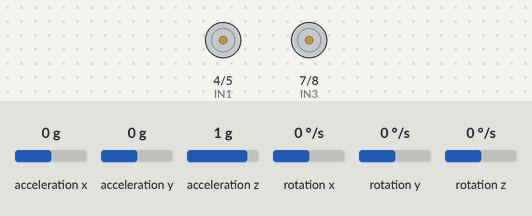
The sketch below on a simulated Arduino Uno, built with avr-gcc and run on an emulated ATmega328P. Parts: motor-driver pin pairs drawn as motors (green arrow = first pin HIGH = forward, orange = second pin HIGH = backward, longer = more drive, scaled by the enable pin). The test bench sets the inputs (shaded band); at power-on: acceleration x 0 g, acceleration z 1 g, acceleration y 0 g, rotation x 0 °/s, rotation y 0 °/s, rotation z 0 °/s. What the sketch prints to the serial monitor is not drawn.

Above: at 1.2 s.
1.3 s: acceleration x set to -1.4 g
At 1.46 s:
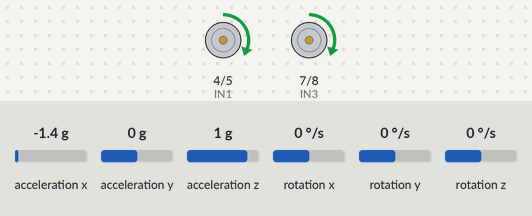
4.3 s: acceleration x set to 1.4 g
At 7.13 s:
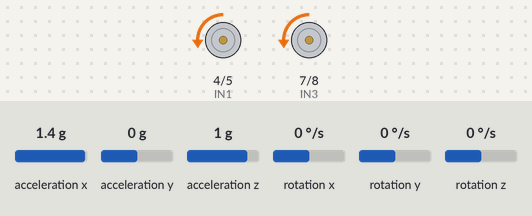
7.3 s: acceleration x set to 0 g
8.8 s: acceleration z set to 0.1 g
11.8 s: acceleration z set to -0.2 g
At 12.7 s:
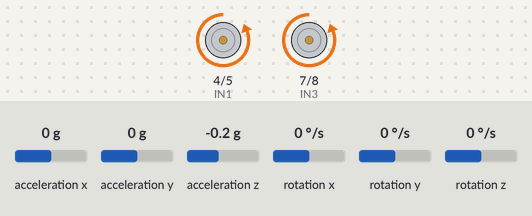
13.7 s: acceleration x set to -0.8 g
At 14.82 s:
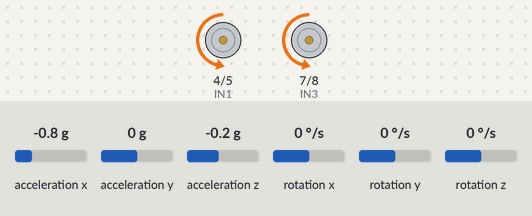
Timing chart, 0 to 17.7 s (numbered marks = the images above; inputs shaded):
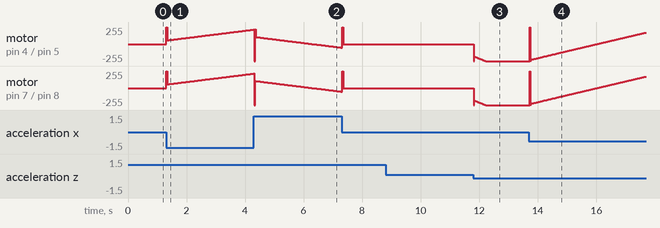

Measured:
- the behaviour switches between 0 and -0.1 g on acceleration z (found by bisection; images 2 and 3)
- after the input at 8.8 s, every drawn part: stays the same

The sketch:

Balancing-with-PID.ino
```cpp
#include "Wire.h"
#include "I2Cdev.h"
#include "MPU6050.h"

MPU6050 mpu;

//Change the control pin values as per your connections with the L293D Motor Driver
const int EN1 = 3;  // Motor 1 speed control
const int IN1 = 4;  // Motor 1 direction
const int IN2 = 5;  /* Motor 1 direction (Requires 2 directional pins because L293D
                    uses an H-Bridge configuration to control the flow of current)*/
const int EN2 = 6;  // Motor 2 speed control
const int IN3 = 7;  // Motor 2 direction
const int IN4 = 8;  // Motor 2 direction

const float angle_t = 0; //Target angle for steady-state
const float KP = 1.0;
const float KI = 1.0;
const float KD = 1.0;

float prev_error = 0;
float integral = 0;
unsigned long prev_time = 0;

void setup() {
  Serial.begin(9600);
  Wire.begin();

  //Initiallize object
  mpu.initialize();
  //Verify connection
  if (mpu.testConnection()) {
        Serial.println("MPU6050 connected successfully!");
    } else {
        Serial.println("MPU6050 connection failed.");
        while (1); // Stop if connection fails
    }

    // Initialize motor control pins
    pinMode(EN1, OUTPUT);
    pinMode(IN1, OUTPUT);
    pinMode(IN2, OUTPUT);
    pinMode(EN2, OUTPUT);
    pinMode(IN3, OUTPUT);
    pinMode(IN4, OUTPUT);

    Steady(); //Stop the motors initially

}

void loop() {

  float angle = getAngle();
  float error = angle_t - angle;

  unsigned long current_time = millis(); //Milliseconds
  float dt = (current_time - prev_time)/1000.0; //Seconds

  //PID block
  integral += error*dt;
  float derivative = (error-prev_error)/dt;
  float pid = KP*error + KI*integral + KD*derivative;


  int motorSpeed = constrain(abs(pid), 0, 255); //Constraining to reasonable motor speed

  //Conditional motion of the droid
  if (pid>0){
    Backward(motorSpeed);
    }
    else if (pid<0){
      Forward(motorSpeed);
    }
    else {
      Steady();
    }

  //Updating variable
    prev_error = error;
    prev_time = current_time;

    delay(20);

}

float getAngle(){
     // Read accelerometer and gyroscope data
    int16_t ax, ay, az, gx, gy, gz;
    mpu.getMotion6(&ax, &ay, &az, &gx, &gy, &gz);

    // Calculate pitch angle (simplified)
    float angle = atan2f(ax, az) * 180 / PI;
    return angle;
}

void Backward(int speed) //Function to rotate the wheel forward
{
    motorState(HIGH, LOW, HIGH, LOW, speed);
    Serial.print("Moving backward..."); //Debugging statement
}

void Forward(int speed) //Function to rotate the wheel Backward
{
    motorState(LOW, HIGH, LOW, HIGH, speed);
    Serial.print("Moving forward..."); //Debugging statement
}

void Steady() //Function to stop both the wheels when steady state is achieved
{
    motorState(LOW, LOW, LOW, LOW, 0);
    Serial.print("Steady state..."); //Debugging statement
}

void motorState(int in1, int in2, int in3, int in4, int speed){
    analogWrite(EN1, speed);
    analogWrite(EN2, speed);
    digitalWrite(IN1, in1);
    digitalWrite(IN2, in2);
    digitalWrite(IN3, in3);
    digitalWrite(IN4, in4);
}
```
